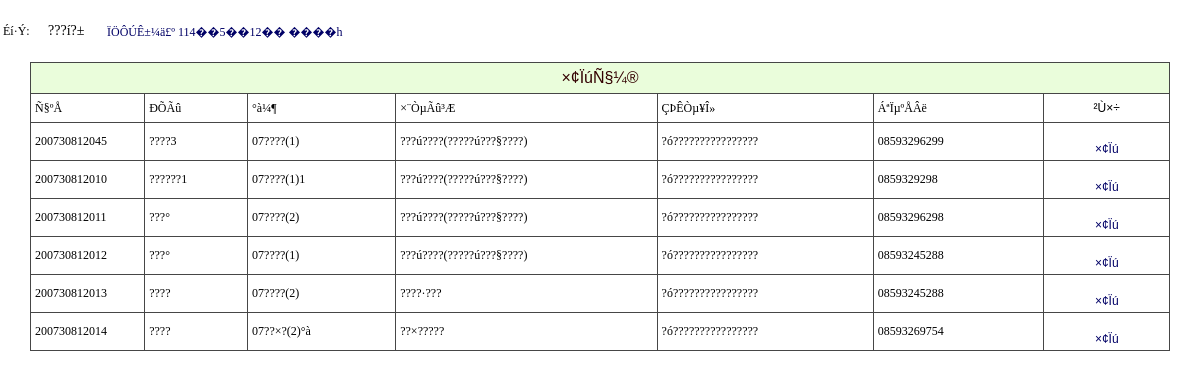
The page /admin/student_xinxi.php (signed in) on the database its author committed.
### tables this page shows
CREATE TABLE `user` (
  id int(10) NOT NULL auto_increment,
  xh varchar(20) default NULL,
  username varchar(20) default NULL,
  pwd varchar(200) default NULL,
  bj varchar(50) default NULL,
  jg varchar(50) default NULL,
  sfzh varchar(50) default NULL,
  csly varchar(50) default NULL,
  zymc text,
  addss text,
  tel varchar(50) default NULL,
  sex varchar(10) default NULL,
  list varchar(20) default NULL,
  mz varchar(20) default NULL,
  xb varchar(20) default NULL,
  lb varchar(20) default NULL,
  PRIMARY KEY  (id)
);

### admin/student_xinxi.php (the view, shortened to what this page needs)
<?php
    $query="select * from admin where username='$_SESSION[username]'";
	$result=mysql_query($query);
    $row = mysql_fetch_array($result);
?>
<!DOCTYPE html PUBLIC "-//W3C//DTD XHTML 1.0 Transitional//EN" "http://www.w3.org/TR/xhtml1/DTD/xhtml1-transitional.dtd">
<html xmlns="http://www.w3.org/1999/xhtml">
<head>
<link href="../css/css.css" rel="stylesheet" type="text/css" />
<link href="../css/style.css" rel="stylesheet" type="text/css" />
</head>
<body>
<table width="100%" border="0" cellspacing="0" cellpadding="0">
  <tr>
    <td height="30">      <table width="100%" border="0" cellspacing="0" cellpadding="0">
        <tr>
          <td height="62" background="../images/nav04.gif">
		   <table width="428" border="0">
             <tr>
               <td width="41">Éí·Ý:</td>
               <td width="55"><span class="button"><?php echo($row["list"]);?></span></td>
               <td width="318"><a href="#" onclick="sousuo()"id="navmenu">
 ÏÖÔÚÊ±¼ä£º
</a></td>
             </tr>
           </table></td>
        </tr>
    </table></td></tr>
  <tr>
    <td><table id="subtree1" style="DISPLAY: " width="100%" border="0" cellspacing="0" cellpadding="0">
        <tr>
          <td><table width="95%" border="0" align="center" cellpadding="0" cellspacing="0">
              <tr>
                <td height="40" class="font42">
				<table width="100%" border="0" cellpadding="4" cellspacing="1" bgcolor="#464646" class="newfont03">
				 <tr class="CTitle" >
                    	<td height="22" colspan="7" align="center" class="select_tr STYLE2" style="font-size:16px">×¢ÏúÑ§¼®</td>
                  </tr>
				  <tr bgcolor="#FFFFFF">
				    <td width="10%" height="20">Ñ§ºÅ</td>
				    <td width="9%" >ÐÕÃû</td>
				    <td width="13%">°à¼¶</td>
                    <td width="23%">×¨ÒµÃû³Æ</td>
                    <td width="19%">ÇÞÊÒµ¥Î»</td>
                    <td width="15%">ÁªÏµºÅÂë</td>
                    <td width="11%"><div align="center">²Ù×÷</div></td>
				  </tr>
<?php
$sql="select * from user";
$query=mysql_query($sql);
while ($row = mysql_fetch_array($query)) {
?>
				  <tr bgcolor="#FFFFFF">
				    <td height="20"><?php echo ($row["xh"]); ?></td>
				    <td ><?php echo ($row["username"]); ?></td>
				    <td><?php echo ($row["bj"]); ?></td>
                    <td><?php echo ($row["zymc"]); ?></td>
                    <td><?php echo ($row["addss"]); ?></td>
                    <td><?php echo ($row["tel"]); ?></td>
                    <td>&nbsp;
                    <div align="center"><a href="student_delete.php?xh=<?php echo ($row["xh"]); ?>"  onclick="return confirm('ÄãÕæµÄÈ·¶¨Òª×¢Ïú´ËÑ§ÉúµÄÑ§¼®Âð£¿');">×¢Ïú</a></div></td>
<?php
}
?>  </tr>
            </table></td>
        </tr>
      </table>
      <table width="95%" border="0" align="center" cellpadding="0" cellspacing="0">
        <tr>
          <td height="6"><img src="../images/spacer.gif" width="1" height="1" /></td>
        </tr>
        <tr>
          <td height="33">&nbsp;</td>
        </tr>
      </table></td>
  </tr>
</table>
</body>
</html>

### css/css.css (style rules this page uses)
.newfont03 { font-family: "����"; font-size: 12px; color: #000000; text-decoration: none; }

### css/style.css (style rules this page uses)
body { margin:0px; }
html { scrollbar-face-color:#CCD0DB; scrollbar-highlight-color:#fff; scrollbar-shadow-color:#fff; scrollbar-3dlight-color:#6795B4; scrollbar-arrow-color:#20669A; scrollbar-track-color:#fff; scrollbar-darkshadow-color:#6795B4; border:0; }
html { overflow-x: hidden; overflow-y: auto; }
TD { font-size: 12px; }
a:link,a:visited { text-decoration:none; color:#006; }
.CTitle { background:#6795B4; padding:5px; text-align:left; color:#FFFFFF; font-size:13px; font-family: Verdana, Arial, Helvetica, sans-serif; }
.select_tr { background-color: #EAFDDB; }
div { font-size:12px; font-family: Verdana, Arial, Helvetica, sans-serif; }

### admin/student_xinxi.php (style rules this page uses)
.button { font-family: "ËÎÌå"; font-size: 14px; height: 37px; }
html { overflow-x: auto; overflow-y: auto; border:0; }

### rows shown on the page
user: xh "200730812045", username "????3", bj "07????(1)", zymc "???ú????(?????ú???§????)", addss "?ó????????????????", tel "08593296299"
user: xh "200730812010", username "??????1", bj "07????(1)1", zymc "???ú????(?????ú???§????)", addss "?ó????????????????", tel "0859329298"
user: xh "200730812011", username "???°", bj "07????(2)", zymc "???ú????(?????ú???§????)", addss "?ó????????????????", tel "08593296298"
user: xh "200730812012", username "???°", bj "07????(1)", zymc "???ú????(?????ú???§????)", addss "?ó????????????????", tel "08593245288"
user: xh "200730812013", username "????", bj "07????(2)", zymc "????·???", addss "?ó????????????????", tel "08593245288"
user: xh "200730812014", username "????", bj "07??×?(2)°à", zymc "??×?????", addss "?ó????????????????", tel "08593269754"

### other values the page prints
$row["list"] "???í?±"
